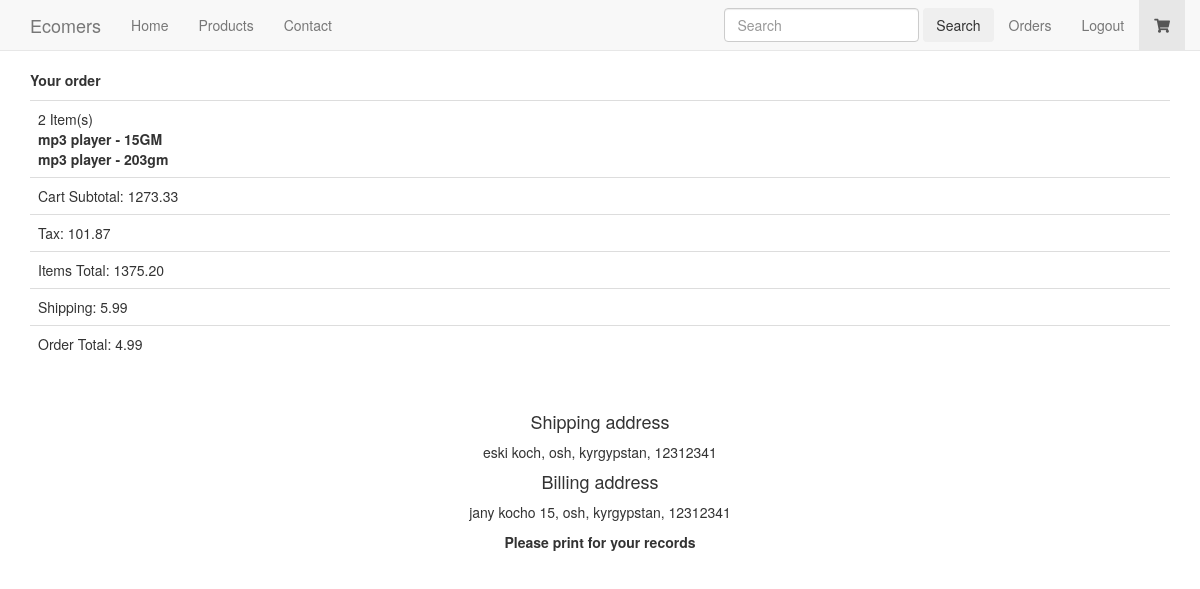
The page /order/1/ (signed in) on the database its author committed.
### orders/models.py (models this page shows, shortened)
class Order(models.Model):
    status = models.CharField(max_length=20, choices = ORDER_STATUS_CHOICES,default='created' )
    cart = models.ForeignKey(Cart)
    user = models.ForeignKey(UserCheckout,null =True)
    billing_address = models.ForeignKey(UserAddress, related_name='billing_address',null =True)
    shipping_address = models.ForeignKey(UserAddress, related_name='shipping_address',null =True)
    shipping_total_price = models.DecimalField(max_digits=50, decimal_places=2, default=5.99)
    order_total = models.DecimalField(max_digits=50, decimal_places=2)
    order_id = models.CharField(blank=True,null=True, max_length=20)

class UserAddress(models.Model):
    user = models.ForeignKey(UserCheckout)
    type = models.ForeignKey(AddresType)
    street = models.CharField( max_length=100)
    city = models.CharField( max_length=100)
    state = models.CharField( max_length=100)
    zipcode = models.CharField( max_length=100)
    def get_address(self):
        return '%s, %s, %s, %s' % (self.street,self.city,self.state,self.zipcode)

### carts/models.py (models this page shows, shortened)
class Cart(models.Model):
    user = models.ForeignKey(settings.AUTH_USER_MODEL,null = True,blank =True)
    items = models.ManyToManyField(Variation, through = 'CartItem')
    timestamp = models.DateTimeField(auto_now_add = True,auto_now = False)
    update = models.DateTimeField(auto_now_add = False,auto_now = True)
    sub_total = models.DecimalField(max_digits=50, decimal_places=2,default = 0.00)
    tax_total = models.DecimalField(max_digits=10, decimal_places=2,default = 0.00)
    total = models.DecimalField(max_digits=50, decimal_places=2,default = 0.00)
    tax_persent = models.DecimalField(max_digits=10, decimal_places=2,default = 0.08)

class CartItem(models.Model):
    cart = models.ForeignKey(Cart)
    item = models.ForeignKey(Variation)
    quantity = models.PositiveIntegerField(default = 1)
    line_total_price = models.DecimalField(max_digits=15, decimal_places=2)

### products/models.py (models this page shows, shortened)
class Variation(models.Model):
    product = models.ForeignKey(Product)
    title = models.CharField( max_length=100)
    price = models.DecimalField(max_digits=20, decimal_places=2)
    sale_price = models.DecimalField(max_digits=20, decimal_places=2 , null = True, blank = True)
    active = models.BooleanField(default=True)
    inventory = models.IntegerField(blank=True, null=True)
    class Meta:
        verbose_name = 'Variation'
        verbose_name_plural = 'Variations'
    def get_title(self):
        return '%s - %s'%(self.product.title,self.title)

class Product(models.Model):
    title = models.CharField( max_length=100)
    description = models.TextField(blank=True , null = True)
    price = models.DecimalField(max_digits=20, decimal_places=2)
    active = models.BooleanField(default=True)
    categories = models.ManyToManyField('Category',blank=True)
    default = models.ForeignKey('Category', related_name = 'default_category', null = True,blank=True)
    objects = ProductManager()
    class Meta:
        verbose_name = 'Product'
        verbose_name_plural = 'Products'

### orders/views.py (the view)
# urls.py: url(r'^order/(?P<pk>\d+)/$', OrderDetailView.as_view(),name='order_detail'),
class OrderDetailView(DetailView):
    model = Order
    def dispatch(self,*args,**kwargs):
        if self.request.user.is_authenticated():
            user_checkout = UserCheckout.objects.get_or_create(email=self.request.user.email,user=self.request.user)[0]
            self.request.session['user_checkout_id'] = user_checkout.id
        elif self.request.session.get('user_checkout_id') is None:
            return redirect('checkout')
        user_checkout_id = self.request.session.get('user_checkout_id')
        user_checkout = UserCheckout.objects.get(id=user_checkout_id)
        obj = self.get_object()
        if obj.user !=user_checkout:
            raise Http404
        return super().dispatch(*args,**kwargs)

### templates/orders/order_detail.html (shortened to what this page needs)
{% extends "base.html" %}
{% block content %}
{% include "orders/order_summery_sort.html" with order=object %}
<p class="bold text-center">Please print for your records</p>
{% endblock %}

### templates/orders/order_summery_sort.html
    <p class="bold">Your order</p>
    <table class="table">
        <tr>
          <td>{{order.cart.cartitem_set.count}} Item(s) <br>{% for i in order.cart.cartitem_set.all %}
            <b>{{i.item.get_title}}</b> <br>
            {% endfor %}
           </td>
        </tr>
        <tr>
          <td>Cart Subtotal: {{order.cart.sub_total}}</td>
        </tr>
        <tr>
          <td>Tax: {{order.cart.tax_total}}</td>
        </tr>
        <tr>
          <td>Items Total: {{order.cart.total}}</td>
        </tr>
        <tr>
          <td>Shipping: {{order.shipping_total_price}}</td>
        </tr>
        <tr>
          <td>Order Total: {{order.order_total}}</td>
        </tr>
    </table>
    <br>
    <div class="text-center">
      <h4>Shipping address</h4>
      <p>{{order.shipping_address.get_address}}</p>
      <h4>Billing address</h4>
      <p>{{order.billing_address.get_address}}</p>
    </div>

### static_in_pro/our_static/css/navbar-fixed-top.css (style rules this page uses)
body { min-height: 2000px; padding-top: 70px; }

### static_in_pro/our_static/css/castom.css (style rules this page uses)
.bold { font-weight: bold; }

### rows shown on the page
Order: cart.cartitem_set.count "2", cart.sub_total "1273.33", cart.tax_total "101.87", cart.total "1375.20", shipping_total_price "5.99", order_total "4.99", shipping_address.get_address "eski koch, osh, kyrgypstan, 12312341", billing_address.get_address "jany kocho 15, osh, kyrgypstan, 12312341"
CartItem: item.get_title "mp3 player - 15GM"
CartItem: item.get_title "mp3 player - 203gm"
